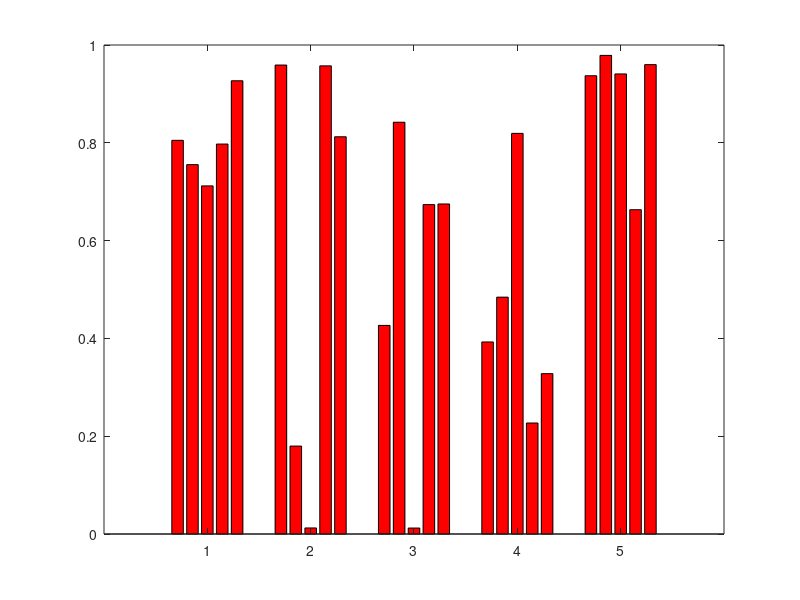
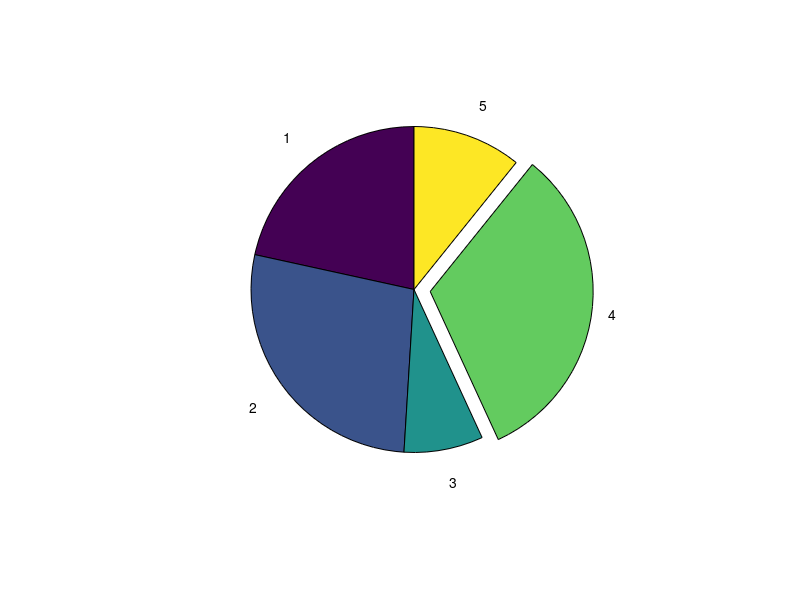

MATLAB code to generate these figures, in order:
clc
clear
close all
a = rand(5);
bar(a,'red');
b=[22,28,8,33,11];
figure;
pie(b,[0,0,0,1,0],{'1','2','3','4','5'});
